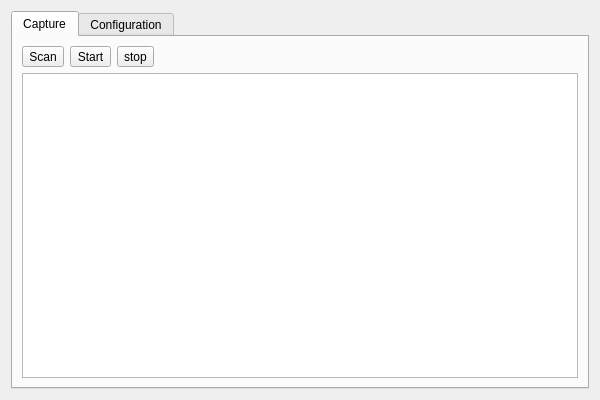
<?xml version="1.0" encoding="UTF-8"?>
<ui version="4.0">
 <class>Widget</class>
 <widget class="QWidget" name="Widget">
  <property name="geometry">
   <rect>
    <x>0</x>
    <y>0</y>
    <width>600</width>
    <height>400</height>
   </rect>
  </property>
  <property name="windowTitle">
   <string>Widget</string>
  </property>
  <layout class="QHBoxLayout" name="horizontalLayout">
   <item>
    <widget class="QTabWidget" name="tabWidget">
     <property name="currentIndex">
      <number>0</number>
     </property>
     <widget class="QWidget" name="tab">
      <attribute name="title">
       <string>Capture</string>
      </attribute>
      <layout class="QHBoxLayout" name="horizontalLayout_3">
       <item>
        <layout class="QVBoxLayout" name="verticalLayout">
         <item>
          <layout class="QHBoxLayout" name="horizontalLayout_2">
           <item>
            <widget class="QToolButton" name="btn_scan">
             <property name="text">
              <string>Scan</string>
             </property>
            </widget>
           </item>
           <item>
            <widget class="QToolButton" name="btn_start">
             <property name="text">
              <string>Start</string>
             </property>
            </widget>
           </item>
           <item>
            <widget class="QToolButton" name="btn_stop">
             <property name="text">
              <string>stop</string>
             </property>
            </widget>
           </item>
           <item>
            <widget class="QLabel" name="label">
             <property name="sizePolicy">
              <sizepolicy hsizetype="Expanding" vsizetype="Ignored">
               <horstretch>0</horstretch>
               <verstretch>0</verstretch>
              </sizepolicy>
             </property>
             <property name="minimumSize">
              <size>
               <width>64</width>
               <height>0</height>
              </size>
             </property>
             <property name="baseSize">
              <size>
               <width>120</width>
               <height>0</height>
              </size>
             </property>
             <property name="lineWidth">
              <number>128</number>
             </property>
             <property name="text">
              <string/>
             </property>
             <property name="scaledContents">
              <bool>true</bool>
             </property>
            </widget>
           </item>
          </layout>
         </item>
         <item>
          <widget class="QListWidget" name="listWidget"/>
         </item>
        </layout>
       </item>
      </layout>
     </widget>
     <widget class="QWidget" name="tab_2">
      <attribute name="title">
       <string>Configuration</string>
      </attribute>
     </widget>
    </widget>
   </item>
  </layout>
 </widget>
 <resources/>
 <connections/>
</ui>
